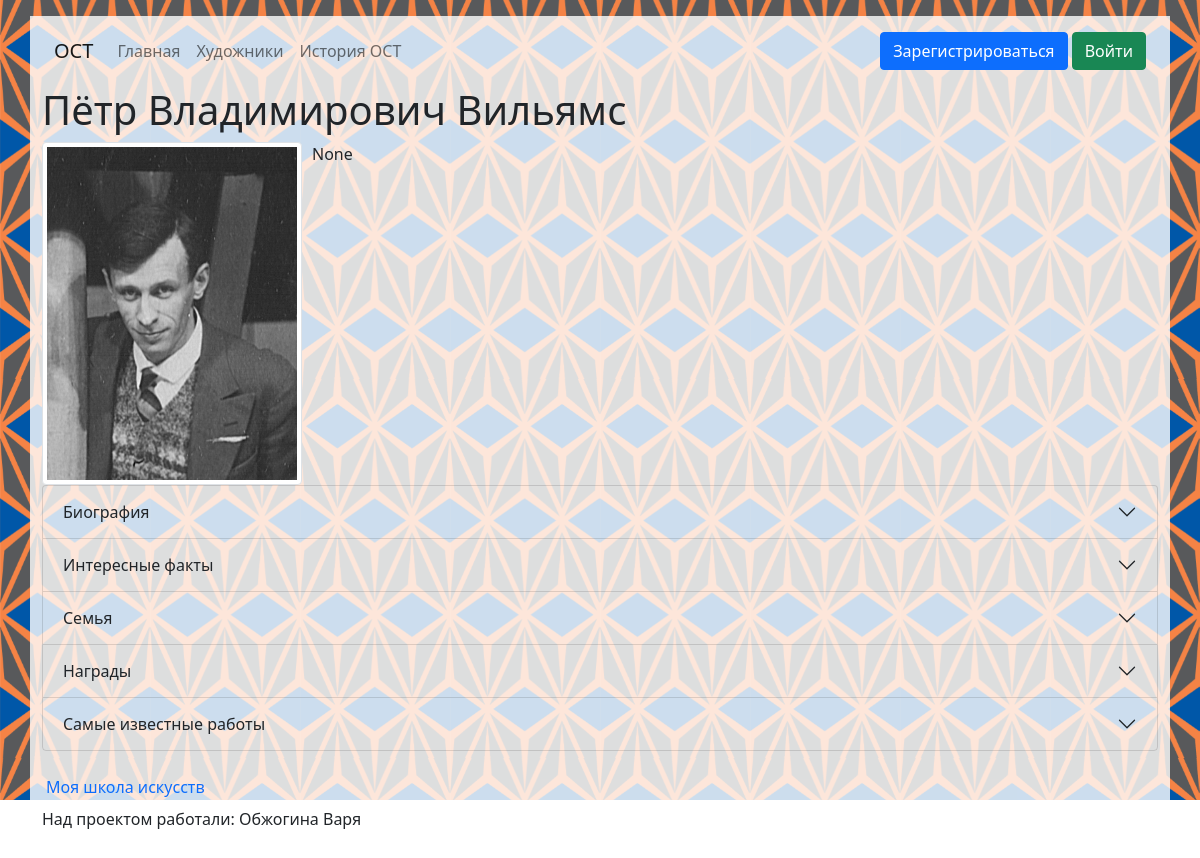
Page /artist/2 on the earlier database version.
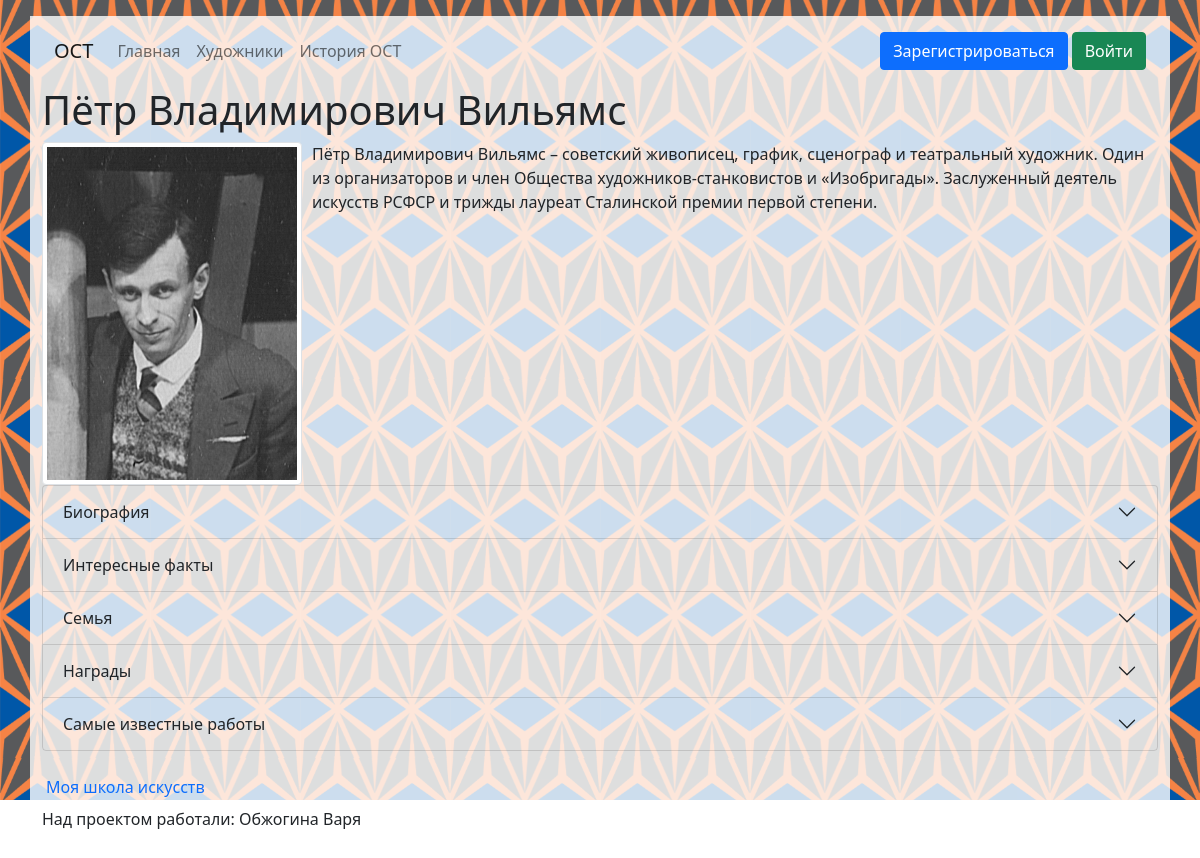
Same page on the later database version.
### data/artists.py (models this page shows, shortened)
class Artists(SqlAlchemyBase, SerializerMixin):
    __tablename__ = 'artists'
    id = sqlalchemy.Column(sqlalchemy.Integer, primary_key=True, autoincrement=True)
    name = sqlalchemy.Column(sqlalchemy.String, nullable=True)
    surname = sqlalchemy.Column(sqlalchemy.String, nullable=True)
    patronymic = sqlalchemy.Column(sqlalchemy.String, nullable=True)
    initial_text = sqlalchemy.Column(sqlalchemy.Text, nullable=True)
    pictures = orm.relation("Pictures", back_populates='artist')

### main.py (the view)
@app.route('/artist/<int:artist_id>')
def artist_view(artist_id):
    db_sess = db_session.create_session()
    artist = db_sess.query(Artists).get(artist_id)
    if not artist:
        abort(404)
    with open(f'static/info/{artist_id}.txt', encoding='utf-8') as file:
        date = file.readlines()
    sp = []
    pictures = db_sess.query(Pictures).filter(Pictures.artists_id == artist_id).all()
    for elem in pictures:
        sp.append((f'imgs/artists/pictures/{elem.id}.jpg', elem.name))
    artist_info = {
        'name': f'{artist.name} {artist.patronymic} {artist.surname}',
        'photo': f'imgs/artists/photo/{artist.id}.jpg',
        'initial_text': artist.initial_text
    }
    context = {
        'artist': artist_info,
        'biography': date[0],
        'facts': date[1].split('*'),
        'family': date[2],
        'awards': date[3].split('*'),
        'list_of_images': sp
    }
    return render_template('artist.html', **context)

### data/db_session.py (called while the page is built)
def create_session() -> Session:
    global __factory
    return __factory()

### templates/artist.html (shortened to what this page needs)
{% extends "base.html" %}
{% block pagename %} <h1> {{ artist.name }} </h1> {% endblock %}
{% block content %}
    <img src="{{ url_for('static', filename=artist.photo) }}" class="img-thumbnail float-start" style="width: 260px"
         alt="...">
    <p style="padding-left: 270px">{{ artist.initial_text }}</p>
    <div class="accordion" id="accordionExample">
        <div class="accordion-item">
            <h2 class="accordion-header" id="headingOne">
                <button class="accordion-button collapsed" type="button" data-bs-toggle="collapse"
                        data-bs-target="#collapseOne" aria-expanded="false" aria-controls="collapseOne">
                    Биография
                </button>
            </h2>
        </div>
        <div class="accordion-item">
            <h2 class="accordion-header" id="headingTwo">
                <button class="accordion-button collapsed" type="button" data-bs-toggle="collapse"
                        data-bs-target="#collapseTwo" aria-expanded="false" aria-controls="collapseTwo">
                    Интересные факты
                </button>
            </h2>
        </div>
        <div class="accordion-item">
            <h2 class="accordion-header" id="headingThree">
                <button class="accordion-button collapsed" type="button" data-bs-toggle="collapse"
                        data-bs-target="#collapseThree" aria-expanded="false" aria-controls="collapseThree">
                    Семья
                </button>
            </h2>
        </div>
        <div class="accordion-item">
            <h2 class="accordion-header" id="headingFour">
                <button class="accordion-button collapsed" type="button" data-bs-toggle="collapse"
                        data-bs-target="#collapseFour" aria-expanded="false" aria-controls="collapseFour">
                    Награды
                </button>
            </h2>
        </div>
        <div class="accordion-item">
            <h2 class="accordion-header" id="headingFive">
                <button class="accordion-button collapsed" type="button" data-bs-toggle="collapse"
                        data-bs-target="#collapseFive" aria-expanded="false" aria-controls="collapseFive">
                    Самые известные работы
                </button>
            </h2>
        </div>
    </div>
{% endblock %}

### templates/base.html (shortened to what this page needs)
<!DOCTYPE html>
<html lang="en">
<head>
    <link rel="stylesheet"
          href="https://cdn.jsdelivr.net/npm/bootstrap@5.0.0-beta1/dist/css/bootstrap.min.css"
>
</head>
<body>
<div class="background"></div>
<div class="container mt-3 pb-3">
    <nav class="navbar navbar-expand-lg navbar-light">
        <div class="container-fluid">
            <a class="navbar-brand disable-link" href="#">ОСТ</a>
            <div class="collapse navbar-collapse" id="navbarText">
                <ul class="navbar-nav me-auto mb-2 mb-lg-0">
                    <li class="nav-item">
                        <a class="nav-link" href="/">Главная</a>
                    </li>
                    <li class="nav-item">
                        <a class="nav-link" href="/artists">Художники</a>
                    </li>
                    <li class="nav-item">
                        <a class="nav-link" href="/ost">История ОСТ</a>
                    </li>
                </ul>
                <span class="navbar-text">
                    {% if current_user.is_authenticated %}
                        <a class="nav-link" href="/logout">{{ current_user.name }} (Выйти)</a>
                    {% else %}
                        <a class="btn btn-primary" style="color: #fff" href="/register">Зарегистрироваться</a>
                        <a class="btn btn-success" style="color: #fff" href="/login">Войти</a>
                    {% endif %}
              </span>
            </div>
        </div>
    </nav>
    <div class="row">
        <div class="col">{% block pagename %} {% endblock %}</div>
    </div>
    {% block content %}
    {% endblock %}
    <footer>
        <div class="row mt-3">
            <a class="nav-link" href="http://kdshi.mo.muzkult.ru">Моя школа искусств</a>
            <p>Над проектом работали: Обжогина Варя</p>
        </div>
    </footer>
</div>
</body>
</html>

Differences in the rows shown:
now on this page (row edited): Artists: initial_text "Пётр Владимирович Вильямс – советский живописец, график, сценограф и театральный художник. Один из организаторов и член Общества художников-станковистов и «Изобригады». Заслуженный деятель искусств РСФСР и трижды лауреат Сталинской премии первой степени."
Other differences:
{{ artist.initial_text }}: "None" → (not shown)
